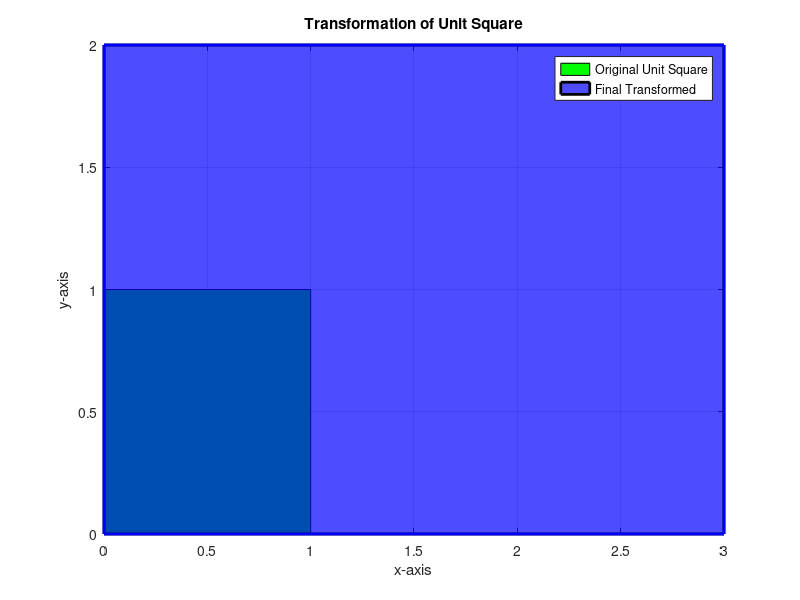

This chart was generated by the following MATLAB code:
% Define the unit square
unit_square = [0 0; 1 0; 1 1; 0 1; 0 0];

% Define transformation matrices
T1 = [3 0; 0 1];
T2 = [1 0; 0 2];

% Apply transformations
transformed_square1 = unit_square * T1;
transformed_square2 = transformed_square1 * T2;

% Plot original unit square
figure;
fill(unit_square(:,1), unit_square(:,2), 'g');
hold on;

% Plot transformed squares
fill(transformed_square2(:,1), transformed_square2(:,2), 'b', 'FaceAlpha', 0.7, 'LineWidth', 2);

% Connect points of transformed squares
plot([transformed_square2(:,1); transformed_square2(1,1)], [transformed_square2(:,2); transformed_square2(1,2)], 'b-', 'LineWidth', 2);

% Add grid, title, axis labels, and legend
grid on;
title('Transformation of Unit Square');
xlabel('x-axis');
ylabel('y-axis');
legend('Original Unit Square', 'Final Transformed');

% Save figure
saveas(gcf, 'problem_4c.png');
